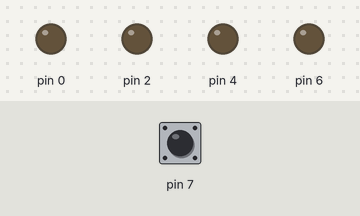
A sketch run on a simulated Arduino Uno, built with avr-gcc and run on an emulated ATmega328P. On the bench: output pins drawn as LEDs (lit = HIGH). Inputs (shaded band) come from the test bench; at power-on: pin 7 HIGH.

Above: at 0.8 s.
0.9 s: pin 7 pulled LOW for 0.15 s
At 0.97 s:
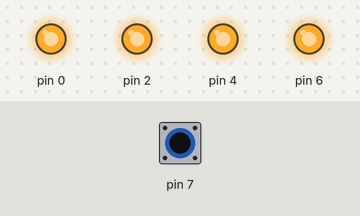
2.5 s: pin 7 pulled LOW for 3.2 s
At 6.6 s:
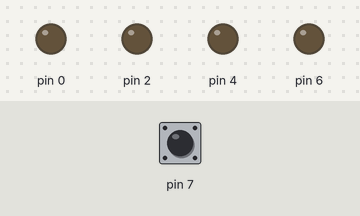
Timing chart, 0 to 8.1 s (numbered marks = the images above; inputs shaded):
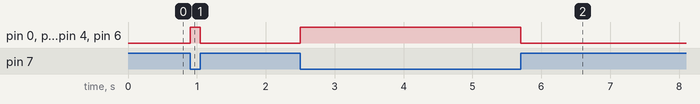

Measured:
- after the input at 0.9 s, pin 0, pin 2, pin 4, pin 6: LOW → HIGH at once, → LOW 0.15 s later
- after the input at 2.5 s, pin 0, pin 2, pin 4, pin 6: LOW → HIGH at once, → LOW 3.2 s later

The sketch:

pattern_13.ino
```cpp
/*
 * pattern13.c
 *
 * Created: 01-10-2021 14:21:27
 * Author : Yukta
 */

#include <avr/io.h>


int main(void)
{

     DDRD = 0x55;
     PORTD = 0xAA;
     unsigned char z;

     while(1)
    {
   z=~PIND ;
  PORTD=(z<<1)|(z>>7);
  }
}
```
